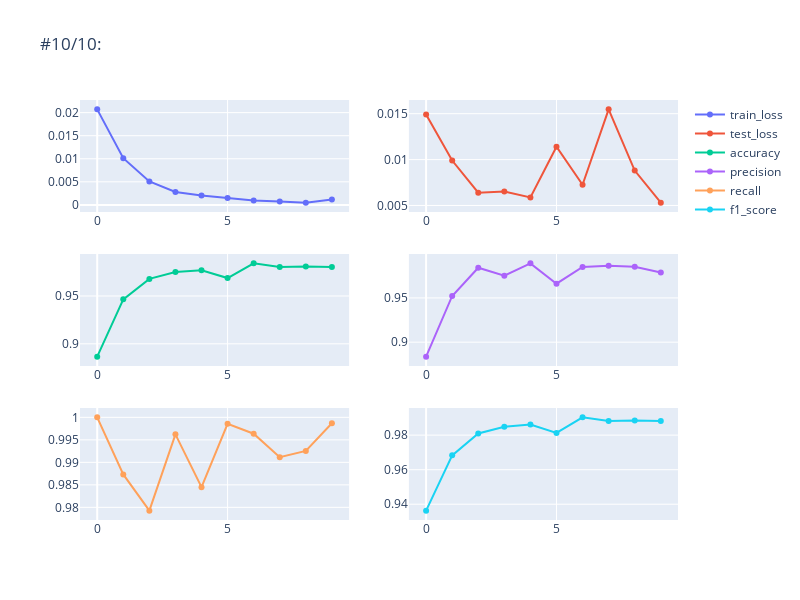

The notebook cell this image was saved under:
### Code cell
resnet, optimizer_resnet, plot_result = learning_loop(
    model=resnet,
    optimizer=optimizer_resnet,
    train_loader=train_dataloader,
    val_loader=val_dataloader,
    loss_fn=loss_fn,
    metrics=metrics,
    epochs=10
)

### Figure 1 — Plotly figure (JSON) as saved in the notebook; plotly's stock layout.template omitted (floating-point values rounded to 4 significant figures)
{"data": [{"name": "train_loss", "type": "scatter", "xaxis": "x", "y": [0.02071, 0.01012, 0.005069, 0.002794, 0.002055, 0.001492, 0.0009455, 0.0007274, 0.0004835, 0.001189], "yaxis": "y"}, {"name": "test_loss", "type": "scatter", "xaxis": "x2", "y": [0.01492, 0.009898, 0.0064, 0.006532, 0.00588, 0.0114, 0.007258, 0.01547, 0.008807, 0.005308], "yaxis": "y2"}, {"name": "accuracy", "type": "scatter", "xaxis": "x3", "y": [0.8866, 0.9465, 0.9679, 0.9752, 0.9769, 0.9688, 0.9842, 0.9803, 0.9807, 0.9803], "yaxis": "y3"}, {"name": "precision", "type": "scatter", "xaxis": "x4", "y": [0.8837, 0.9522, 0.9841, 0.9751, 0.9891, 0.9661, 0.985, 0.9862, 0.9852, 0.9788], "yaxis": "y4"}, {"name": "recall", "type": "scatter", "xaxis": "x5", "y": [1, 0.9873, 0.9793, 0.9962, 0.9845, 0.9986, 0.9964, 0.9911, 0.9925, 0.9987], "yaxis": "y5"}, {"name": "f1_score", "type": "scatter", "xaxis": "x6", "y": [0.9363, 0.9683, 0.981, 0.9849, 0.9862, 0.9813, 0.9903, 0.9882, 0.9884, 0.9882], "yaxis": "y6"}], "layout": {"height": 600, "title": {"text": "#10/10:"}, "width": 800, "xaxis": {"anchor": "y", "domain": [0, 0.45]}, "xaxis2": {"anchor": "y2", "domain": [0.55, 1]}, "xaxis3": {"anchor": "y3", "domain": [0, 0.45]}, "xaxis4": {"anchor": "y4", "domain": [0.55, 1]}, "xaxis5": {"anchor": "y5", "domain": [0, 0.45]}, "xaxis6": {"anchor": "y6", "domain": [0.55, 1]}, "yaxis": {"anchor": "x", "domain": [0.7333, 1]}, "yaxis2": {"anchor": "x2", "domain": [0.7333, 1]}, "yaxis3": {"anchor": "x3", "domain": [0.3667, 0.6333]}, "yaxis4": {"anchor": "x4", "domain": [0.3667, 0.6333]}, "yaxis5": {"anchor": "x5", "domain": [0, 0.2667]}, "yaxis6": {"anchor": "x6", "domain": [0, 0.2667]}}}
